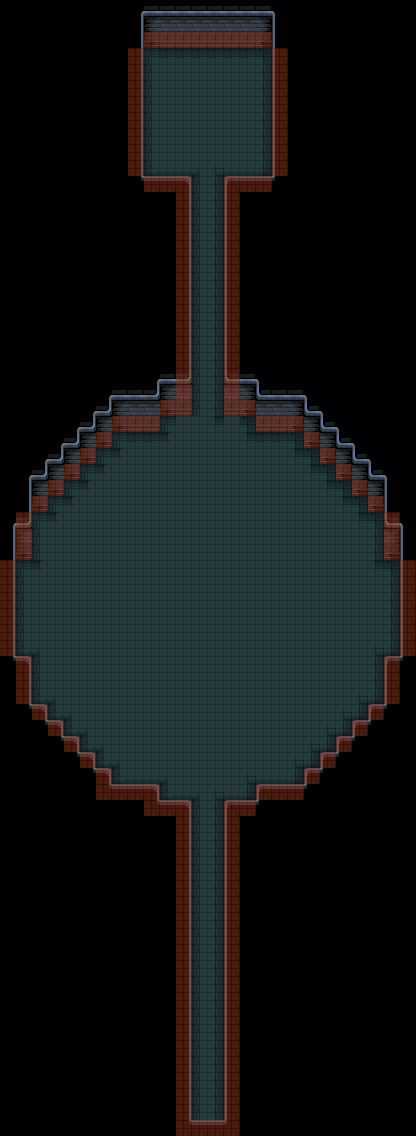

Tiled map render using the project's own tile images. Description and the map definition, with tile-layer contents summarised, below:
An orthogonal 26x71 tile map with 16x16 px tiles, 3 tile layers (floor, details, collision) and 15 objects (5x EnemySpawnPoint, 4x Gate, 2x CameraBound, PlayerSpawnPoint, BossTrigger, ...).

<map version="1.10" tiledversion="1.10.2" orientation="orthogonal" renderorder="right-down" width="26" height="71" tilewidth="16" tileheight="16" infinite="0" nextlayerid="9" nextobjectid="39">
 <properties>
  <property name="type" value="" />
 </properties>
 <tileset firstgid="1" source="../Tilesets/dungeon_prison_tileset.tsx" />
 <layer id="3" name="floor" width="26" height="71">
  <data>[1846 cells, 606 non-empty, 13 distinct tile ids]</data>
 </layer>
 <layer id="2" name="details" width="26" height="71">
  <data>[1846 cells, 262 non-empty, 20 distinct tile ids]</data>
 </layer>
 <layer id="1" name="collision" width="26" height="71" opacity="0.5">
  <data>[1846 cells, 164 non-empty, 1 distinct tile ids]</data>
 </layer>
 <objectgroup id="8" name="entities">
  <object id="23" type="PlayerSpawnPoint" x="208" y="1104">
   <properties>
    <property name="Id" value="0" />
   </properties>
   <point />
  </object>
  <object id="24" type="BossTrigger" x="192" y="784" width="32" height="16" />
  <object id="25" type="Gate" gid="235" x="192" y="800" width="16" height="16" />
  <object id="26" type="Gate" gid="235" x="208" y="800" width="16" height="16" />
  <object id="27" type="Gate" gid="235" x="208" y="400" width="16" height="16" />
  <object id="28" type="Gate" gid="235" x="192" y="400" width="16" height="16" />
  <object id="29" type="BossSpawnPoint" x="208" y="608">
   <point />
  </object>
  <object id="30" type="EnemySpawnPoint" x="208" y="544">
   <properties>
    <property name="type" value="spitter" />
   </properties>
   <point />
  </object>
  <object id="31" type="EnemySpawnPoint" x="96" y="528">
   <properties>
    <property name="type" value="spitter" />
   </properties>
   <point />
  </object>
  <object id="32" type="EnemySpawnPoint" x="320" y="528">
   <properties>
    <property name="type" value="spitter" />
   </properties>
   <point />
  </object>
  <object id="33" type="EnemySpawnPoint" x="96" y="688">
   <properties>
    <property name="type" value="chainBot" />
   </properties>
   <point />
  </object>
  <object id="34" type="EnemySpawnPoint" x="320" y="688">
   <properties>
    <property name="type" value="chainBot" />
   </properties>
   <point />
  </object>
  <object id="36" type="SpecialChest" x="192" y="32" width="32" height="32" />
  <object id="37" type="CameraBound" x="0" y="0">
   <properties>
    <property name="CameraBoundType" value="TopLeft" />
   </properties>
   <point />
  </object>
  <object id="38" type="CameraBound" x="416" y="1136">
   <properties>
    <property name="CameraBoundType" value="BottomRight" />
   </properties>
   <point />
  </object>
 </objectgroup>
</map>
